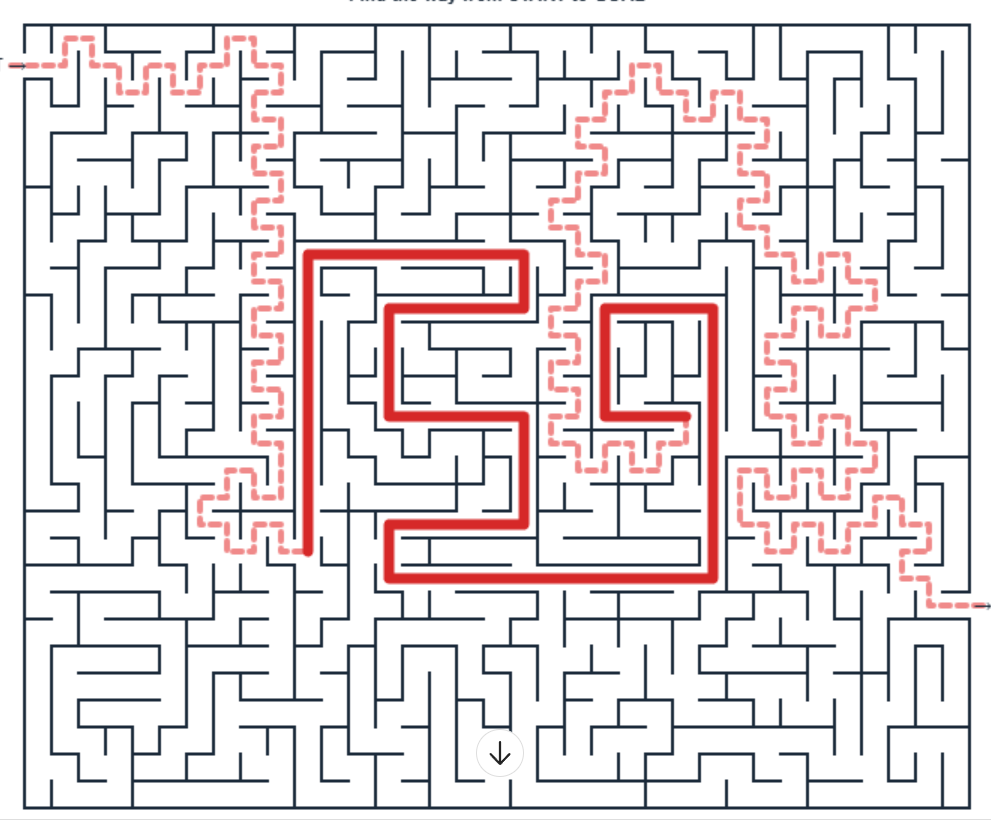
#> input picture tools/maze-source.png, 991 x 821 px
$ python digitize_maze.py
#> lines starting #> are read from the running program, lines starting #| are printed output that depends on the picture; after the words box and inside, x2 and y2 are one past the last pixel; in counts of white or black regions, pixels touching at a corner belong together; long printed decimals are rounded
"""Digitize maze walls from maze-source.png, ignoring red/pink annotations."""

from __future__ import annotations

import json
from collections import deque
from pathlib import Path

import numpy as np
from PIL import Image, ImageDraw

ROOT = Path(__file__).resolve().parents[1]
SRC = Path(__file__).with_name("maze-source.png")
OUT_DIR = ROOT / "tools"

# Measured from strong border lines in the source image
TOP = 24
LEFT = 23
CELL = 27
ROWS = 29  # (807 - 24) / 27
COLS = 35  # (968 - 23) / 27
WALL_THRESH = 0.22


def main() -> None:
    im = Image.open(SRC).convert("RGB")
    arr = np.array(im)
    r = arr[:, :, 0].astype(np.int16)
    g = arr[:, :, 1].astype(np.int16)
    b = arr[:, :, 2].astype(np.int16)

    is_reddish = (r > 140) & (r > g + 30) & (r > b + 30)
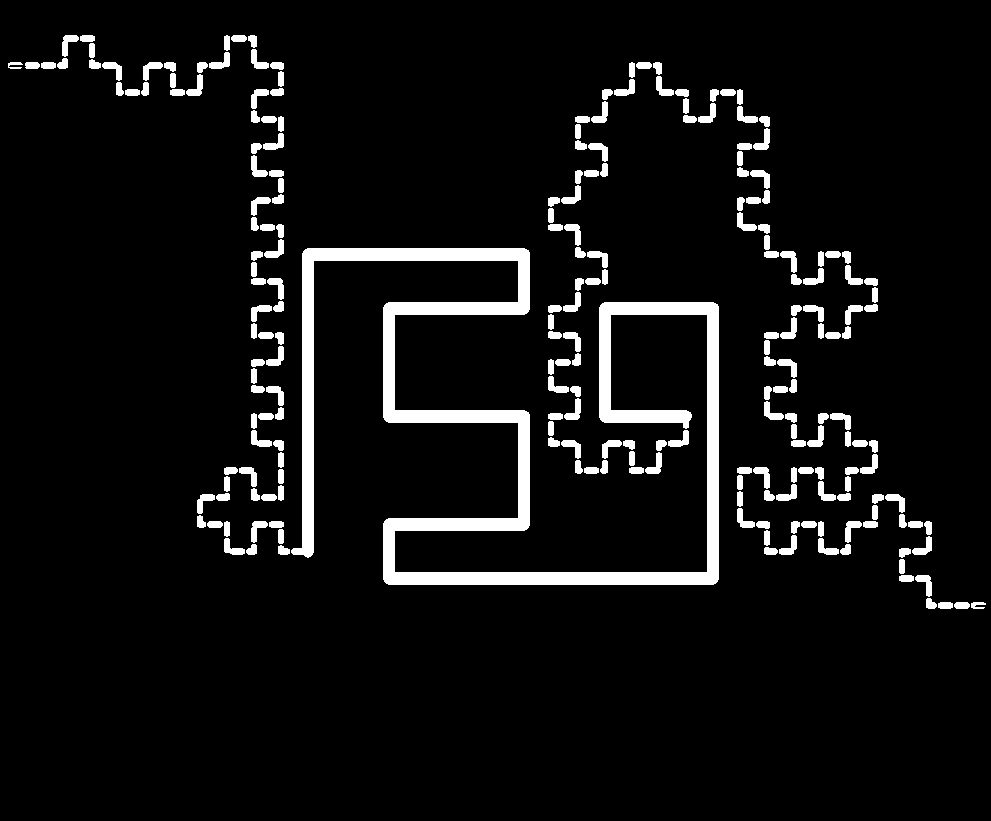
#> is_reddish: shape (821, 991) bool; 6.5% white; 225 white regions, largest, box (x1, y1, x2, y2) and area: (291, 248, 719, 585) 26797, (62, 35, 79, 57) 188, (186, 74, 203, 96) 188
    lum = (r + g + b) / 3.0
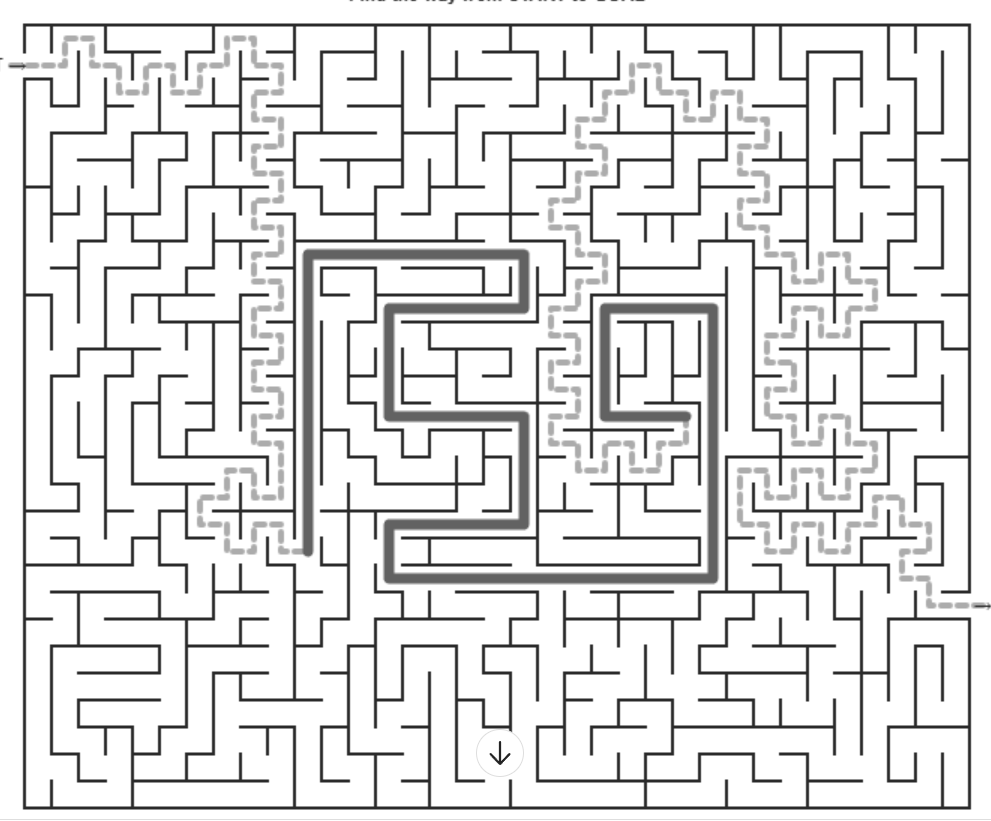
#> lum: shape (821, 991) float64; min 36, max 255, mean 225.4
    # Dark ink only; annotations ignored so corridor paint never counts as a wall
    is_wall = (lum < 100) & (~is_reddish)
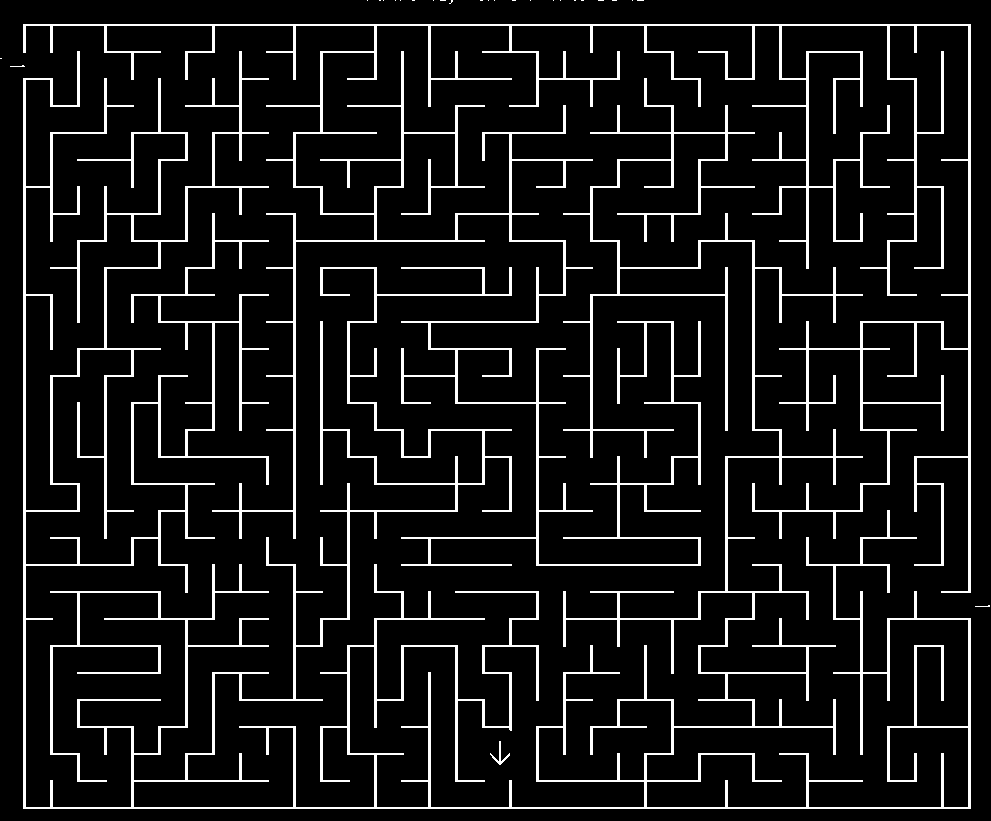
#> is_wall: shape (821, 991) bool; 9% white; 28 white regions (25 under 20 px), largest, box (x1, y1, x2, y2) and area: (23, 51, 971, 809) 45698, (23, 24, 971, 593) 26979, (490, 741, 510, 765) 100

    row_lines = [TOP + i * CELL for i in range(ROWS + 1)]
    col_lines = [LEFT + i * CELL for i in range(COLS + 1)]
    print("grid", ROWS, "x", COLS, "lines", row_lines[0], row_lines[-1], col_lines[0], col_lines[-1])

    def edge_wall(y0: int, y1: int, x0: int, x1: int) -> bool:
        """True if the sampled strip looks like a wall segment."""
        yy0, yy1 = sorted((max(0, y0), min(arr.shape[0], y1)))
        xx0, xx1 = sorted((max(0, x0), min(arr.shape[1], x1)))
        band = is_wall[yy0:yy1, xx0:xx1]
        if band.size == 0:
            return True
        return float(band.mean()) >= WALL_THRESH

    # Build wall matrix: H[r][c] = wall between (r-1,c) and (r,c)  (ROWS+1 x COLS)
    # V[r][c] = wall between (r,c-1) and (r,c)  (ROWS x COLS+1)
    H = [[False for _ in range(COLS)] for _ in range(ROWS + 1)]
    V = [[False for _ in range(COLS + 1)] for _ in range(ROWS)]

    inset = 6  # stay away from corners where walls meet

    for ri in range(ROWS + 1):
        y = row_lines[ri]
        for ci in range(COLS):
            x_a = col_lines[ci] + inset
            x_b = col_lines[ci + 1] - inset
            H[ri][ci] = edge_wall(y - 1, y + 3, x_a, x_b)
#> this loop made 30 passes
#> y on passes 2 to 5: 51, 78, 105, 132

    for ri in range(ROWS):
        y_a = row_lines[ri] + inset
        y_b = row_lines[ri + 1] - inset
        for ci in range(COLS + 1):
            x = col_lines[ci]
            V[ri][ci] = edge_wall(y_a, y_b, x - 1, x + 3)
#> this loop made 29 passes

    # Force outer border closed, then reopen entrance/exit from image gaps
    for ci in range(COLS):
        H[0][ci] = True
        H[ROWS][ci] = True
#> this loop made 35 passes
    for ri in range(ROWS):
        V[ri][0] = True
        V[ri][COLS] = True

    # Detect openings on left/right outer edges by low wall density in cell mid-band
    left_open = []
    right_open = []
    for ri in range(ROWS):
        y_a = row_lines[ri] + inset
        y_b = row_lines[ri + 1] - inset
        left_score = float(is_wall[y_a:y_b, LEFT - 1 : LEFT + 3].mean())
        right_score = float(is_wall[y_a:y_b, col_lines[-1] - 1 : col_lines[-1] + 3].mean())
        left_open.append((ri, left_score))
        right_open.append((ri, right_score))

    entrance_row = min(left_open, key=lambda t: t[1])[0]
    exit_row = min(right_open, key=lambda t: t[1])[0]
    print(
        "left scores top5",
        sorted(left_open, key=lambda t: t[1])[:5],
        "right scores top5",
        sorted(right_open, key=lambda t: t[1])[:5],
    )
#| left scores top5 [(1, 0.08333), (0, 0.75), (2, 0.75), (3, 0.75), (4, 0.75)] right scores top5 [(21, 0.0), (0, 0.75), (1, 0.75), (2, 0.75), (3, 0.75)]

    # Prefer top-left entrance / bottom-right exit if scores are close
    if left_open[0][1] < 0.35:
        entrance_row = 0
    # Exit: choose lowest score among bottom half
    bottom_half = [t for t in right_open if t[0] >= ROWS // 2]
    exit_row = min(bottom_half, key=lambda t: t[1])[0]
    # If all bottom scores high, fall back to global min among lower 2/3
    if min(bottom_half, key=lambda t: t[1])[1] > 0.4:
        lower = [t for t in right_open if t[0] >= ROWS // 3]
        exit_row = min(lower, key=lambda t: t[1])[0]

    V[entrance_row][0] = False
    V[exit_row][COLS] = False
    print("entrance", (entrance_row, 0), "exit", (exit_row, COLS - 1))
#| entrance (1, 0) exit (21, 34)

    # Convert to cell wall objects matching riddle3.js
    maze = []
    for ri in range(ROWS):
        row = []
        for ci in range(COLS):
            row.append(
                {
                    "top": H[ri][ci],
                    "bottom": H[ri + 1][ci],
                    "left": V[ri][ci],
                    "right": V[ri][ci + 1],
                }
            )
        maze.append(row)

    # BFS connectivity
    start = (entrance_row, 0)
    goal = (exit_row, COLS - 1)
    q = deque([start])
    seen = {start}
    parent = {start: None}
    while q:
        r0, c0 = q.popleft()
        walls = maze[r0][c0]
        for nr, nc, blocked in (
            (r0 - 1, c0, walls["top"]),
            (r0 + 1, c0, walls["bottom"]),
            (r0, c0 - 1, walls["left"]),
            (r0, c0 + 1, walls["right"]),
        ):
            if blocked or not (0 <= nr < ROWS and 0 <= nc < COLS):
                continue
            if (nr, nc) in seen:
                continue
            seen.add((nr, nc))
            parent[(nr, nc)] = (r0, c0)
            q.append((nr, nc))

    openings = 0
    for ri in range(ROWS):
        for ci in range(COLS):
            if not maze[ri][ci]["right"] and ci + 1 < COLS:
                openings += 1
            if not maze[ri][ci]["bottom"] and ri + 1 < ROWS:
                openings += 1

    print(
        "reachable",
        len(seen),
        "of",
        ROWS * COLS,
        "goal",
        goal in seen,
        "internal openings",
        openings,
        "tree target",
        ROWS * COLS - 1,
    )
#| reachable 1015 of 1015 goal True internal openings 1016 tree target 1014

    # Debug drawing
    debug = Image.new("RGB", (arr.shape[1], arr.shape[0]), "white")
#> debug: PIL image 991x821 RGB; every value is 255
    draw = ImageDraw.Draw(debug)
    for ri in range(ROWS):
        for ci in range(COLS):
            x_a, x_b = col_lines[ci], col_lines[ci + 1]
            y_a, y_b = row_lines[ri], row_lines[ri + 1]
            w = maze[ri][ci]
            if w["top"]:
                draw.line([(x_a, y_a), (x_b, y_a)], fill=(0, 0, 0), width=2)
            if w["bottom"]:
                draw.line([(x_a, y_b), (x_b, y_b)], fill=(0, 0, 0), width=2)
            if w["left"]:
                draw.line([(x_a, y_a), (x_a, y_b)], fill=(0, 0, 0), width=2)
            if w["right"]:
                draw.line([(x_b, y_a), (x_b, y_b)], fill=(0, 0, 0), width=2)

    if goal in seen:
        path = []
        cur = goal
        while cur is not None:
            path.append(cur)
            cur = parent[cur]
        path.reverse()
        pts = [
            (
                (col_lines[c] + col_lines[c + 1]) // 2,
                (row_lines[r] + row_lines[r + 1]) // 2,
            )
            for r, c in path
        ]
        if len(pts) > 1:
            draw.line(pts, fill=(255, 0, 0), width=2)
        print("path length", len(path))
#| path length 253

    # Mark unreachable cells in blue
    for ri in range(ROWS):
        for ci in range(COLS):
            if (ri, ci) not in seen:
                cx = (col_lines[ci] + col_lines[ci + 1]) // 2
                cy = (row_lines[ri] + row_lines[ri + 1]) // 2
                draw.ellipse([cx - 3, cy - 3, cx + 3, cy + 3], fill=(0, 100, 255))

    debug.save(OUT_DIR / "maze-reconstructed.png")
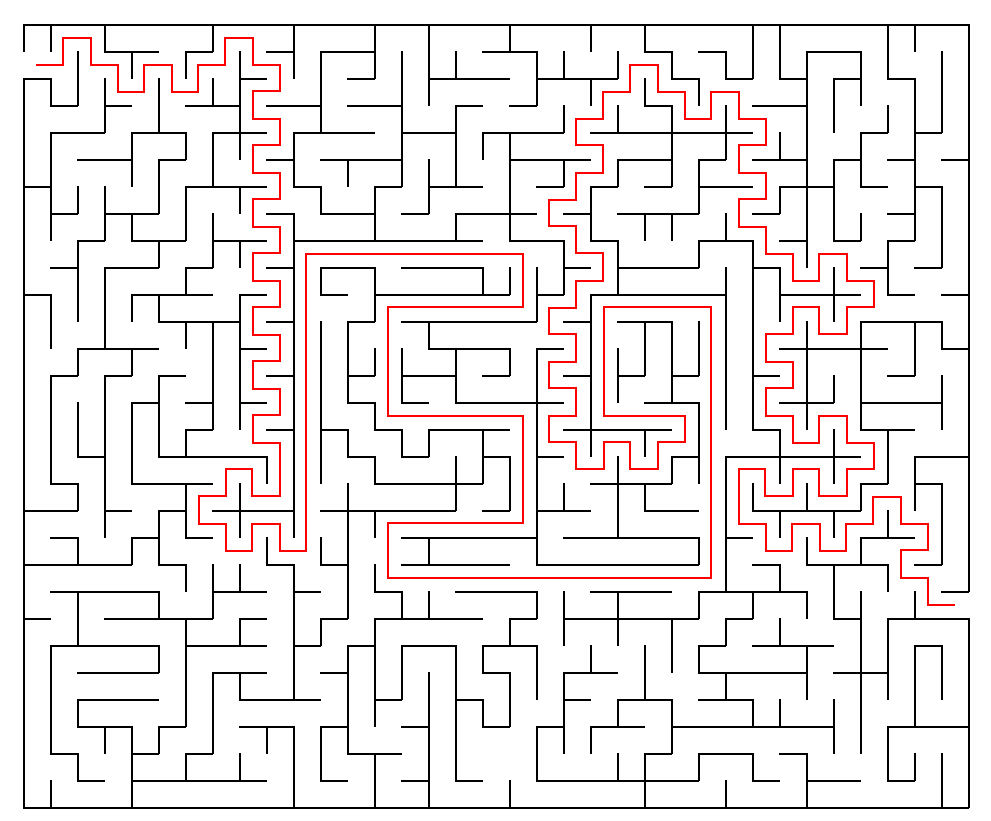
#> saved as maze-reconstructed.png: PIL image 991x821 RGB; mean R, G, B 236.9, 232.6, 232.6

    # Side-by-side comparison crop
    mask = np.full(arr.shape, 255, dtype=np.uint8)
    mask[is_wall] = 0
    mask[is_reddish] = [255, 80, 80]
    Image.fromarray(mask).save(OUT_DIR / "maze-mask-debug.png")
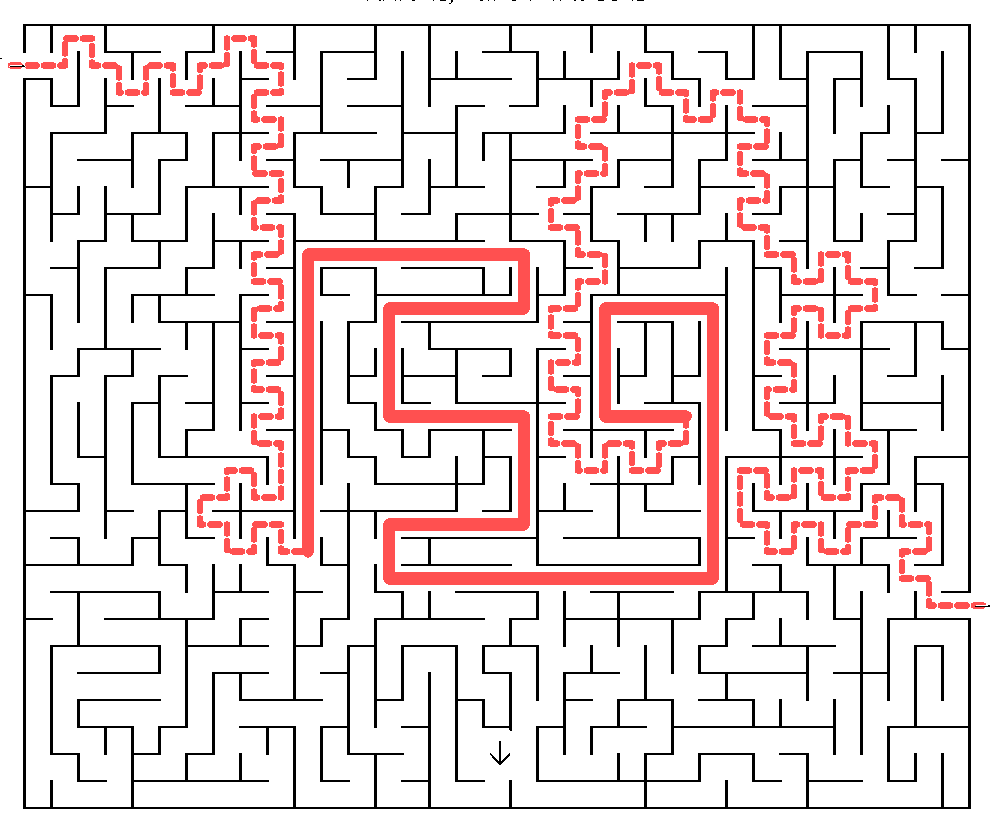
#> saved as maze-mask-debug.png: PIL image 991x821 RGB; mean R, G, B 232.2, 220.8, 220.8

    payload = {
        "rows": ROWS,
        "cols": COLS,
        "entrance": [entrance_row, 0],
        "exit": [exit_row, COLS - 1],
        "cells": maze,
        "reachable": len(seen),
        "goal_reachable": goal in seen,
        "internal_openings": openings,
    }
    (OUT_DIR / "maze-layout.json").write_text(json.dumps(payload), encoding="utf-8")
    print("wrote maze-layout.json")


if __name__ == "__main__":
    main()
